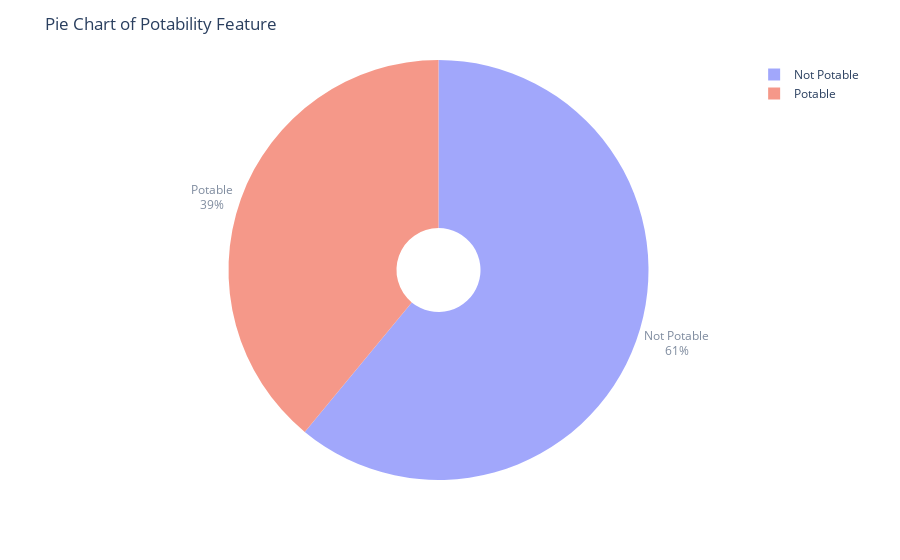

Notebook source saved alongside this figure:
### Code cell
d = pd.DataFrame(df["Potability"].value_counts())
fig = px.pie(d, values="Potability", names = ["Not Potable", "Potable"], hole = 0.2, opacity = 0.6,
            labels = {"label" : "Potability", "Potability" : "Number of Samples"})
fig.update_layout(title = dict(text = "Pie Chart of Potability Feature"))
fig.update_traces(textposition = "outside", textinfo = "percent+label")
fig.show()

### Figure 1 — Plotly figure (JSON) as saved in the notebook; plotly's stock layout.template omitted (floating-point values rounded to 4 significant figures)
{"data": [{"domain": {"x": [0, 1], "y": [0, 1]}, "hole": 0.2, "hovertemplate": "label=%{label}<br>Number of Samples=%{value}<extra></extra>", "labels": ["Not Potable", "Potable"], "legendgroup": "", "name": "", "opacity": 0.6, "showlegend": true, "textinfo": "percent+label", "textposition": "outside", "type": "pie", "values": [1998, 1278]}], "layout": {"legend": {"tracegroupgap": 0}, "margin": {"t": 60}, "title": {"text": "Pie Chart of Potability Feature"}}}
